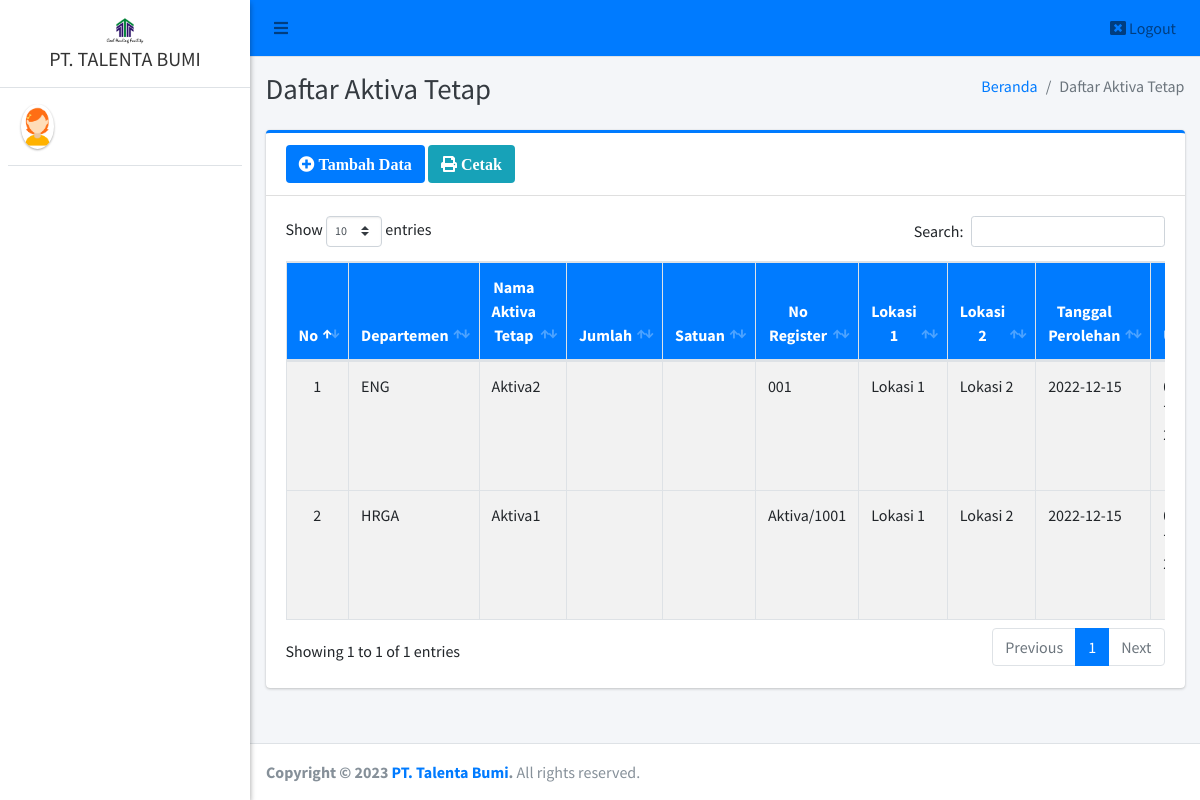
The page /admin/dat/index.php on the database as committed earlier.
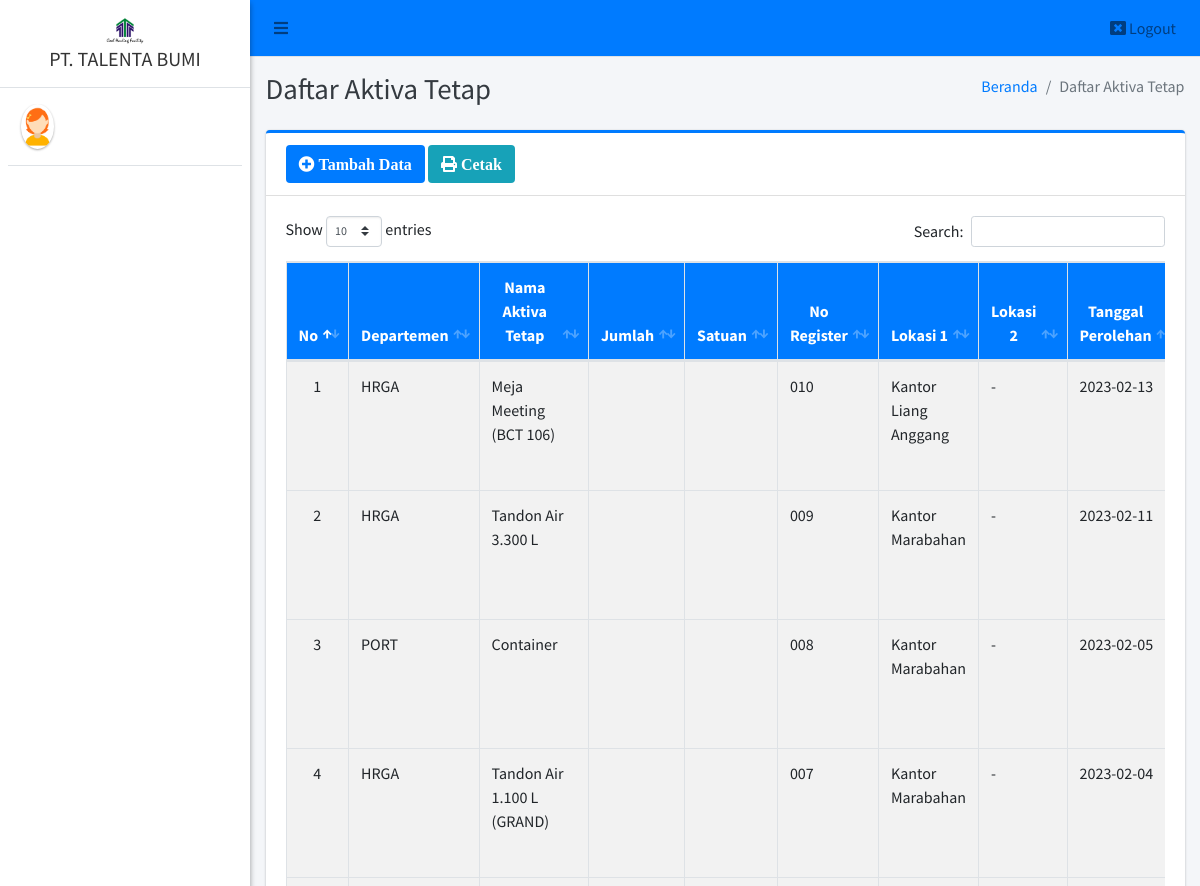
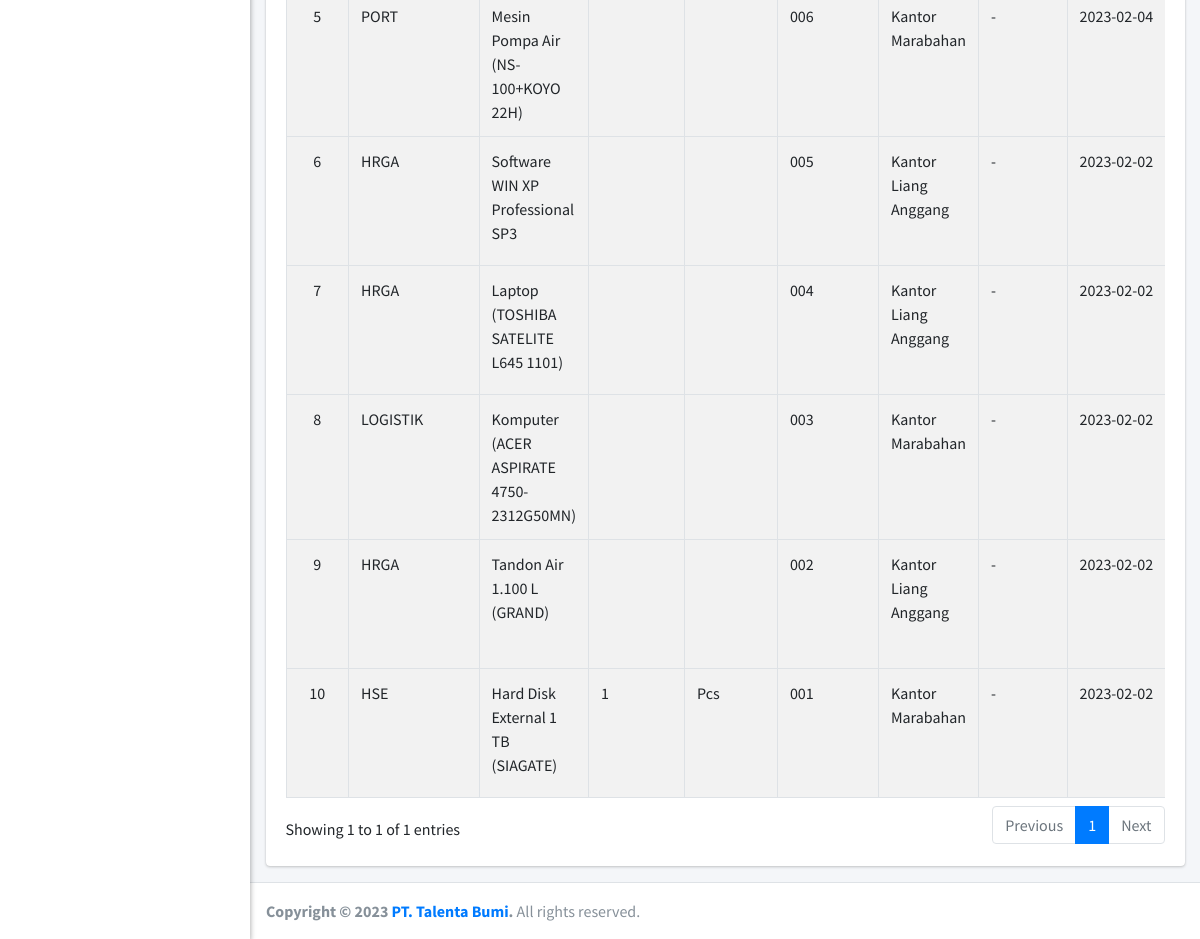
The same page on the database as committed later (2 pictures, top to bottom).
### tables this page shows
CREATE TABLE `aktiva_tetap` (
  `id_aktiva` int(11) NOT NULL,
  `jenis_aktiva` varchar(25) NOT NULL,
  `nama_aktiva` varchar(40) NOT NULL,
  `no_register` varchar(25) NOT NULL,
  `lokasi1` varchar(150) NOT NULL,
  `lokasi2` varchar(150) NOT NULL,
  `tanggal_perolehan` date NOT NULL,
  `nilai_perolehan` varchar(50) NOT NULL,
  `jumlah` varchar(20) NOT NULL,
  `satuan` varchar(20) NOT NULL
);

### admin/dat/index.php (the view, shortened to what the changed rows need)
<?php
require '../../config/koneksi.php';
?>
<!DOCTYPE html>
<html>
<?php
include '../../templates/head.php';
?>
<body class="hold-transition sidebar-mini layout-fixed">
    <div class="wrapper">
        <div class="content-wrapper">
            <div class="content-header">
                <div class="container-fluid">
                    <div class="row mb-2">
                        <div class="col-sm-6">
                            <h1 class="m-0 text-dark">Daftar Aktiva Tetap</h1>
                        </div>
                    </div>
                </div>
            </div>
            <section class="content">
                <div class="container-fluid">
                    <div class="row">
                        <div class="col-12">
                            <div class="card card-primary card-outline">
                                <div class="card-body">
                                    <div class="table-responsive">
                                        <table id="example1" class="table table-bordered table-striped">
                                            <thead class="bg-primary">
                                                <tr align="center">
                                                    <th>No</th>
                                                    <th>Departemen</th>
                                                    <th>Nama Aktiva Tetap</th>
                                                    <th>Jumlah</th>
                                                    <th>Satuan</th>
                                                    <th>No Register</th>
                                                    <th>Lokasi 1</th>
                                                    <th>Lokasi 2</th>
                                                    <th>Tanggal Perolehan</th>
                                                    <th>Umur</th>
                                                </tr>
                                            </thead>
                                            <?php
                                            $no = 1;
                                            $data = $koneksi->query("SELECT * FROM aktiva_tetap ORDER BY id_aktiva DESC");
                                            while ($row = $data->fetch_array()) {
                                            ?>
                                                <tbody style="background-color: white">
                                                    <tr>
                                                        <td align="center"><?= $no++ ?></td>
                                                        <td><?= $row['jenis_aktiva'] ?></td>
                                                        <td><?= $row['nama_aktiva'] ?></td>
                                                        <td><?= $row['jumlah'] ?></td>
                                                        <td><?= $row['satuan'] ?></td>
                                                        <td><?= $row['no_register'] ?></td>
                                                        <td><?= $row['lokasi1'] ?></td>
                                                        <td><?= $row['lokasi2'] ?></td>
                                                        <td><?= $row['tanggal_perolehan'] ?></td>
                                                        <td><?= hitung_umur($row['tanggal_perolehan']) ?></td>
                                                    </tr>
                                                </tbody>
                                            <?php } ?>
                                        </table>
                                    </div>
                                </div>
                            </div>
                        </div>
                    </div>
                </div>
            </section>
        </div>
    </div>
    <?php include_once "../../templates/script.php";
    function hitung_umur($tanggal_lahir)
    {
        $birthDate = new DateTime($tanggal_lahir);
        $today = new DateTime("today");
        $y = $today->diff($birthDate)->y;
        $m = $today->diff($birthDate)->m;
        $d = $today->diff($birthDate)->d;
        return $y . " tahun " . $m . " bulan " . $d . " hari";
    }
    ?>
</body>
</html>

Rows that differ between the two databases and show on the page:
removed aktiva_tetap: jenis_aktiva "ENG", nama_aktiva "Aktiva2", no_register "001", lokasi1 "Lokasi 1", lokasi2 "Lokasi 2", tanggal_perolehan "2022-12-15"
removed aktiva_tetap: jenis_aktiva "HRGA", nama_aktiva "Aktiva1", no_register "Aktiva/1001", lokasi1 "Lokasi 1", lokasi2 "Lokasi 2", tanggal_perolehan "2022-12-15"
added aktiva_tetap: jenis_aktiva "HRGA", nama_aktiva "Meja Meeting (BCT 106)", no_register "010", lokasi1 "Kantor Liang Anggang", lokasi2 "-", tanggal_perolehan "2023-02-13"
added aktiva_tetap: jenis_aktiva "HRGA", nama_aktiva "Tandon Air 3.300 L", no_register "009", lokasi1 "Kantor Marabahan", lokasi2 "-", tanggal_perolehan "2023-02-11"
added aktiva_tetap: jenis_aktiva "PORT", nama_aktiva "Container", no_register "008", lokasi1 "Kantor Marabahan", lokasi2 "-", tanggal_perolehan "2023-02-05"
added aktiva_tetap: jenis_aktiva "HRGA", nama_aktiva "Tandon Air 1.100 L (GRAND)", no_register "007", lokasi1 "Kantor Marabahan", lokasi2 "-", tanggal_perolehan "2023-02-04"
added aktiva_tetap: jenis_aktiva "PORT", nama_aktiva "Mesin Pompa Air (NS-100+KOYO 22H)", no_register "006", lokasi1 "Kantor Marabahan", lokasi2 "-", tanggal_perolehan "2023-02-04"
added aktiva_tetap: jenis_aktiva "HRGA", nama_aktiva "Software WIN XP Professional SP3", no_register "005", lokasi1 "Kantor Liang Anggang", lokasi2 "-", tanggal_perolehan "2023-02-02"
added aktiva_tetap: jenis_aktiva "HRGA", nama_aktiva "Laptop (TOSHIBA SATELITE L645 1101)", no_register "004", lokasi1 "Kantor Liang Anggang", lokasi2 "-", tanggal_perolehan "2023-02-02"
added aktiva_tetap: jenis_aktiva "LOGISTIK", nama_aktiva "Komputer (ACER ASPIRATE 4750- 2312G50MN)", no_register "003", lokasi1 "Kantor Marabahan", lokasi2 "-", tanggal_perolehan "2023-02-02"
added aktiva_tetap: jenis_aktiva "HRGA", nama_aktiva "Tandon Air 1.100 L (GRAND)", no_register "002", lokasi1 "Kantor Liang Anggang", lokasi2 "-", tanggal_perolehan "2023-02-02"
added aktiva_tetap: jenis_aktiva "HSE", nama_aktiva "Hard Disk External 1 TB (SIAGATE)", jumlah "1", satuan "Pcs", no_register "001", lokasi1 "Kantor Marabahan", lokasi2 "-", tanggal_perolehan "2023-02-02"
